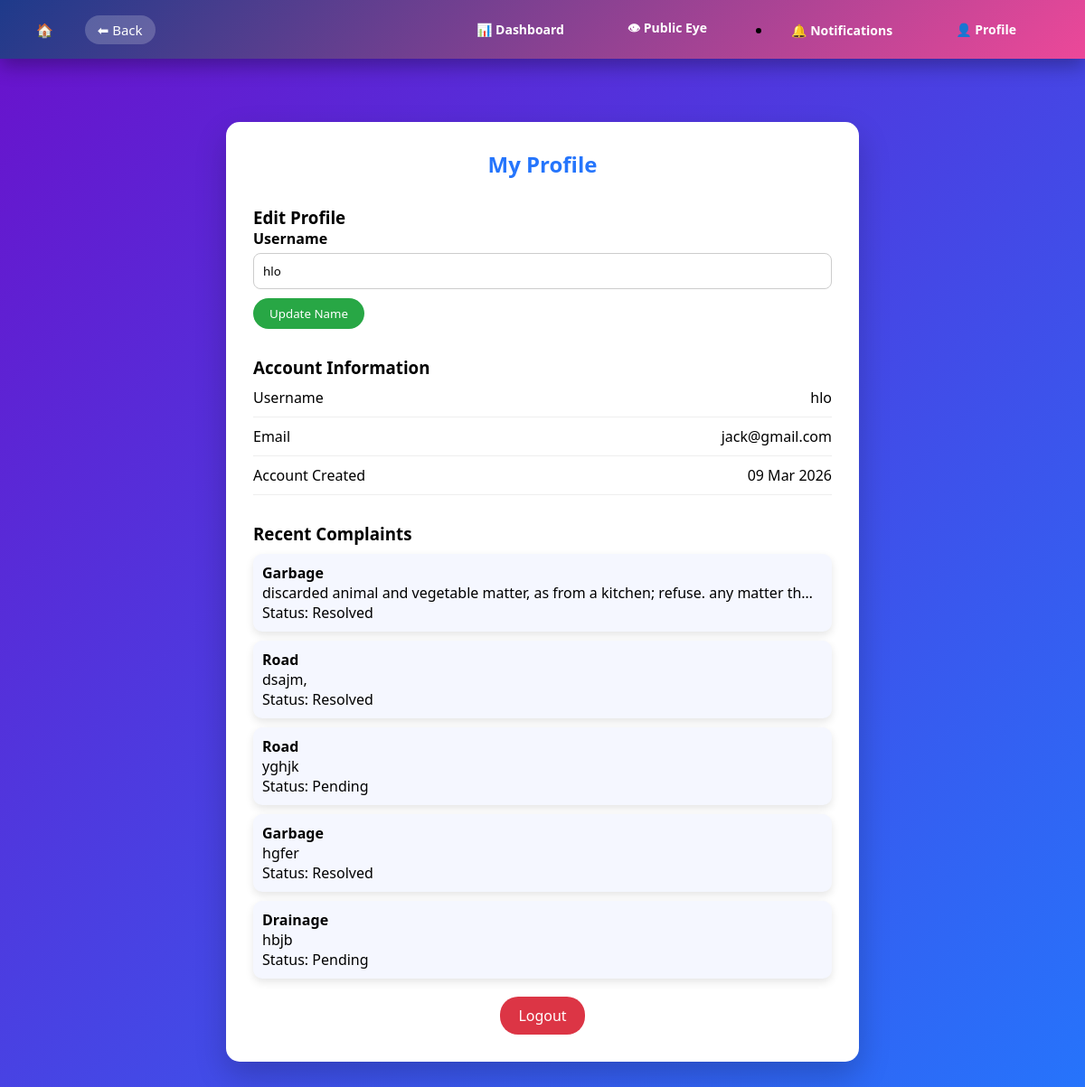
Page /profile/ (signed in) on the committed database.
### complaints/models.py (models this page shows, shortened)
class Complaint(models.Model):
    STATUS_CHOICES = [
        ('Pending', 'Pending'),
        ('In Progress', 'In Progress'),
        ('Resolved', 'Resolved'),
    ]
    PRIORITY_CHOICES = [
        ('Low', 'Low'),
        ('Medium', 'Medium'),
        ('High', 'High'),
    ]
    CATEGORY_CHOICES = [
        ('Water', 'Water'),
        ('Road', 'Road'),
        ('Electricity', 'Electricity'),
        ('Garbage', 'Garbage'),
        ('Street Light', 'Street Light'),
        ('Other', 'Other'),
    ]
    title = models.CharField(max_length=200)
    category = models.CharField(max_length=100, choices=CATEGORY_CHOICES)
    description = models.TextField()
    state = models.CharField(max_length=100, db_index=True)
    city = models.CharField(max_length=100, db_index=True)
    address = models.TextField(blank=True, null=True)
    zipcode = models.CharField(max_length=10)
    latitude = models.FloatField(null=True, blank=True)
    longitude = models.FloatField(null=True, blank=True)
    priority = models.CharField(
        max_length=10,
        choices=PRIORITY_CHOICES,
        default='Low',
        db_index=True
    )
    image = models.ImageField(upload_to='complaints/', null=True, blank=True)
    status = models.CharField(
        max_length=20,
        choices=STATUS_CHOICES,
        default='Pending',
        db_index=True
    )
    user = models.ForeignKey(
        User,
        on_delete=models.CASCADE,
        related_name='complaints'
    )
    created_at = models.DateTimeField(auto_now_add=True, db_index=True)
    updated_at = models.DateTimeField(auto_now=True)
    class Meta:
        ordering = ['-created_at']
        verbose_name = "User Complaint"
        verbose_name_plural = "User Complaints"

### complaints/views.py (the view)
# urls.py: path('profile/', views.profile, name='profile'),
@login_required
def profile(request):
    user = request.user
    if request.method == "POST":
        username = request.POST.get("username")
        if username:
            user.username = username
            user.save()
            messages.success(request, "Profile updated successfully")
    recent_complaints = Complaint.objects.filter(user=user).order_by('-created_at')[:5]
    context = {
        "user": user,
        "recent_complaints": recent_complaints
    }
    return render(request, "complaints/profile.html", context)

### complaints/views.py (called while the page is built)
def notification_count(request):
    if request.user.is_authenticated:
        count = Notification.objects.filter(
            user=request.user,
            is_read=False
        ).count()
    else:
        count = 0
    return {'notification_count': count}

### complaints/templates/complaints/profile.html (shortened to what this page needs)
{% load static %}
<!DOCTYPE html>
<html>
<head>
<link rel="stylesheet" href="{% static 'complaints/style.css' %}">
</head>
<body>
{% include 'complaints/navbar.html' %}
<div class="container">
<h2>My Profile</h2>
<div class="section">
<h3>Edit Profile</h3>
<form method="POST">
<label>Username</label>
<input type="text" name="username" value="{{ user.username }}">
<button type="submit" class="btn">
Update Name
</button>
</form>
</div>
<div class="section">
<h3>Account Information</h3>
<div class="row">
<span>Username</span>
<span>{{ user.username }}</span>
</div>
<div class="row">
<span>Email</span>
<span>{{ user.email }}</span>
</div>
<div class="row">
<span>Account Created</span>
<span>{{ user.date_joined|date:"d M Y" }}</span>
</div>
</div>
<div class="section">
<h3>Recent Complaints</h3>
{% for complaint in recent_complaints %}
<div class="complaint-card">
<strong>{{ complaint.category }}</strong><br>
{{ complaint.description|truncatechars:80 }}<br>
Status: {{ complaint.status }}
</div>
{% empty %}
<p>No complaints submitted yet.</p>
{% endfor %}
</div>
<div style="text-align:center">
<a href="{% url 'logout' %}" class="logout-btn">
Logout
</a>
</div>
</div>
</body>
</html>

### complaints/static/complaints/style.css (style rules this page uses)
* { margin:0; padding:0; box-sizing:border-box; font-family:"Segoe UI",Tahoma,sans-serif; }
body { min-height:100vh; background:#f4f6fb; padding-top:70px; }
.complaint-card { background:white; padding:20px; border-radius:12px; box-shadow:0 4px 10px rgba(0,0,0,0.1); transition:0.3s; }

### complaints/templates/complaints/profile.html (style rules this page uses)
body { background:linear-gradient(135deg,#6a11cb,#2575fc); font-family:"Segoe UI"; margin:0; }
.container { max-width:700px; margin:60px auto; background:white; padding:30px; border-radius:15px; box-shadow:0 15px 35px rgba(0,0,0,0.2); }
h2 { text-align:center; color:#2575fc; }
.section { margin-top:30px; }
.row { display:flex; justify-content:space-between; padding:10px 0; border-bottom:1px solid #eee; }
label { font-weight:600; }
input { width:100%; padding:10px; margin-top:5px; border-radius:8px; border:1px solid #ccc; }
.btn { margin-top:10px; padding:8px 18px; background:#28a745; color:white; border:none; border-radius:20px; cursor:pointer; }
.logout-btn { background:#dc3545; color:white; padding:10px 20px; border-radius:20px; text-decoration:none; display:inline-block; margin-top:20px; }
.complaint-card { background:#f5f7ff; padding:10px; border-radius:10px; margin-top:10px; }

### complaints/templates/complaints/navbar.html (style rules this page uses)
body { padding-top:75px; }

### rows in the picture
Complaint: category "Garbage", description "discarded animal and vegetable matter, as from a kitchen; refuse. any matter th…", status "Resolved"
Complaint: category "Road", description "dsajm,", status "Resolved"
Complaint: category "Road", description "yghjk", status "Pending"
Complaint: category "Garbage", description "hgfer", status "Resolved"
Complaint: category "Drainage", description "hbjb", status "Pending"

### other values in the picture
{{ user.username }} "hlo"
{{ user.email }} "jack@gmail.com"
{{ user.date_joined|date:"d M Y" }} "09 Mar 2026"
